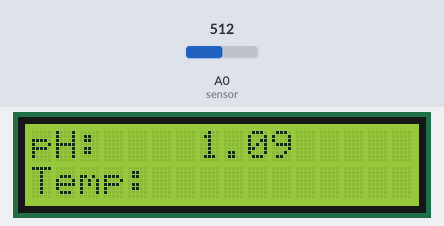
Simulated run of this sketch. Board: Arduino Uno, built with avr-gcc and run on an emulated ATmega328P. Shown: 16×2 character LCD. The inputs (shaded band) are chosen by the test bench; at power-on: A0 (sensor) = 512. What the sketch prints to the serial monitor is not drawn.

Above: at 6.2 s.
6.3 s: A0 (sensor) set to 716
At 7.5 s:
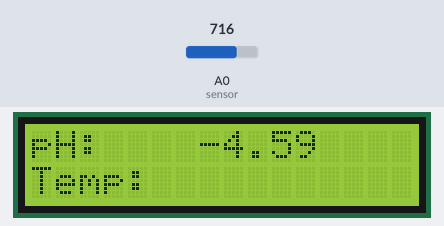
9.3 s: A0 (sensor) set to 900
At 10.9 s:
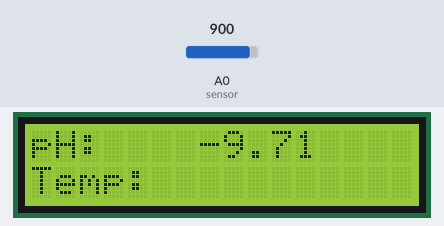
12.3 s: A0 (sensor) set to 1023
At 13.9 s:
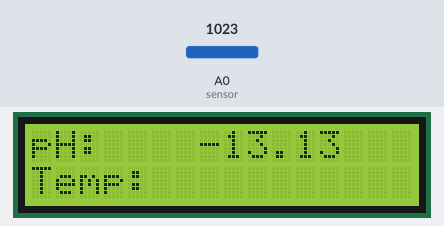
Timing chart, 0 to 15.4 s (numbered marks = the images above; inputs shaded):
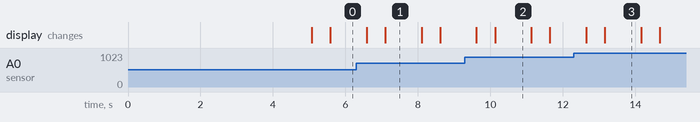

The sketch:

test_3.ino
```cpp
// Include the library code and declare variables

#include <LiquidCrystal.h>
LiquidCrystal lcd(7, 8, 9, 10, 11, 12); // initialize the library with the numbers of the interface pins

#include <OneWire.h>
OneWire ds(2);  // on pin 2 (a 4.7K resistor is necessary)

String x, y, z;
String out_data;

//////////////////////////////////// VOID SET UP & LOOP ///////////////////////////
void setup() {
  Serial.begin(9600); //serial begin
  lcd.begin(16, 2); // set up the LCD's number of columns and rows:
  lcd.print("Hello, Mr.Ebesol!"); // Print a message to the LCD.
  delay(5000);
  lcd.clear();  // clear the beginning/introduction screen
  lcd.setCursor(0, 0);
  lcd.print("pH:");
  lcd.setCursor(0, 1);
  lcd.print("Temp:");  // print characters that will always remain on the LCD
}

void loop() {
  lcd.setCursor(7, 0);  //delete all old value
  lcd.print("     ");   //delete all old value
  lcd.setCursor(7, 1);  //delete all old value
  lcd.print("     ");   //delete all old value

  ph_process();
//  temperature_process();
//  moisture_process();

  out_data = x + "," + y + "," + z;
  Serial.print(out_data); // Print a string which contains all three sensors data

  String x, y, z;
  String out_data;

  delay(1000);
}

//////////////////////////// pH reading ////////////////////////////////////

void ph_process() {
  float total_ph_Value = 0;
  for (int i = 0; i < 10; i++) {  // Loop 10 times
    float ph_analog_Value = analogRead(A0); //buf analog data from sensor into array
    Serial.print("Analog: ");
    Serial.print(ph_analog_Value);
    Serial.print(" ");


    total_ph_Value += ph_analog_Value;
    Serial.print("Total: ");
    Serial.print(total_ph_Value);
    delay(50);
  }

  float average_ph_Value = ((total_ph_Value * 5.0) / 1024) / 10 ; // change to Voltage value
  Serial.print("Average: ");
  Serial.print(average_ph_Value);
  float ph_Value = -5.70 * average_ph_Value + 15.34 ; // change to pH scale

//  Serial.print("phValue : ");
//  Serial.print(phValue);
  lcd.setCursor(7, 0); // print to the LCD
  lcd.print(ph_Value);

  x = String(ph_Value);

  total_ph_Value = 0;
}
```

Measured:
- after the input at 6.3 s, the display: first differs from a run without the input after 0.80 s (image 1)
- after the input at 9.3 s, the display: first differs from a run without the input after 0.83 s (image 2)
- after the input at 12.3 s, the display: first differs from a run without the input after 0.86 s (image 3)
- what the display in image 1 shows lasts 1.0 s, from 7.1 s to 8.1 s
